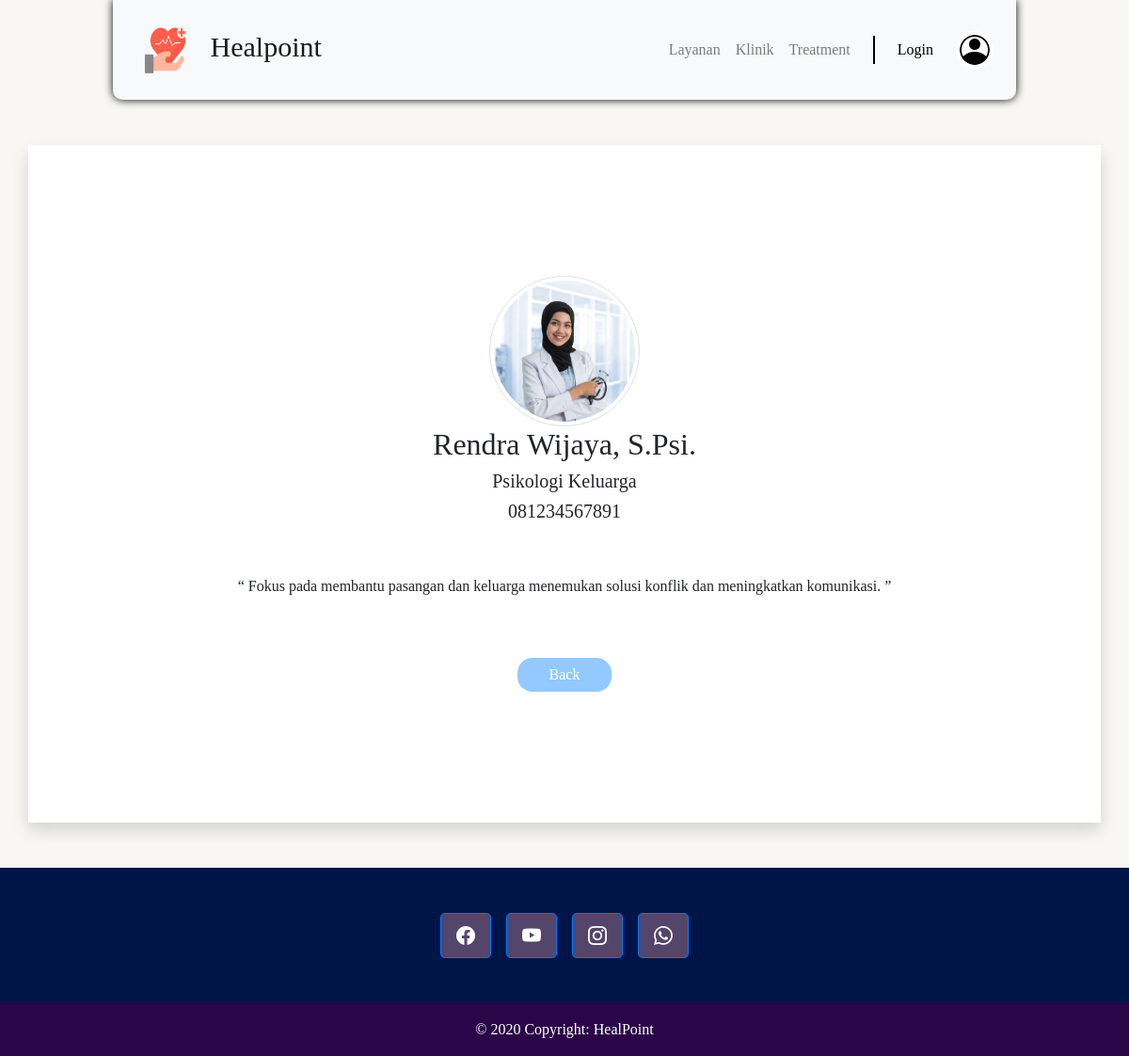
The page /lihatprofile.php?id=2 on the database its author committed.
### tables this page shows
CREATE TABLE `psychologists` (
  `id` int(11) NOT NULL,
  `name` varchar(255) DEFAULT NULL,
  `specialization` varchar(255) DEFAULT NULL,
  `bio` text DEFAULT NULL,
  `contact` varchar(20) DEFAULT NULL
);

### lihatprofile.php (the view, shortened to what this page needs)
<?php
    include './inc/inc_header.php';
    require_once "./inc/inc_connection.php";
    if (isset($_GET['id'])) {
        $id = intval($_GET['id']);
        $sql = "SELECT id, name, specialization, bio, contact,
                       (SELECT image_path FROM psychologist_images WHERE psychologist_id = psychologists.id LIMIT 1) as image_path
                FROM psychologists
                WHERE id = ?";
        $stmt = $koneksi->prepare($sql);
        $stmt->bind_param("i", $id);
        $stmt->execute();
        $result = $stmt->get_result();
        if ($result->num_rows > 0) {
            $row = $result->fetch_assoc();
            $name = htmlspecialchars($row['name']);
            $specialization = htmlspecialchars($row['specialization']);
            $bio = htmlspecialchars($row['bio']);
            $contact = htmlspecialchars($row['contact']);
            $imagePath = $row['image_path'] ? htmlspecialchars($row['image_path']) : 'https://via.placeholder.com/150';
        } else {
            echo "<p class='text-center'>Psikolog tidak ditemukan.</p>";
            exit;
        }
    } else {
        echo "<p class='text-center'>ID Psikolog tidak ditemukan.</p>";
        exit;
    }
?>
    <section>
        <div class="container-fluid my-5" style=" display: flex; align-items: center;">
            <div class="container container-profile bg-white border-rounded shadow">
                <img src="<?php echo $imagePath; ?>" class="img-thumbnail picture-view" alt="Psikolog Image">
                <h2 class="psikologis-name">
                <?php echo $name; ?>
                </h2>
                <h5 class="specialization">
                 <?php echo $specialization; ?>
                </h5>
                <h5 class="contact">
                <?php echo $contact; ?>
                </h5>
                 <div class=" my-5 bg-white">
                    <q class="bio">
                    <?php echo $bio; ?>
                    </q>
                </div>
                <div class="contact-person mt-3">
                    <a href="klinikpage.php" class="btn btn-primary" style="background-color:#92C9FF; width:100px; border:none; border-radius: 16px;">Back</a>
                </div>
            </div>
        </div>
    </section>
<?php
    include './inc/inc_footer.php';
?>

### style.css (style rules this page uses)
*, html { font-family: Poppins; }
body { background-color: #F8F7F3; font-family: "Inria Sans", serif; overflow: -moz-scrollbars-none; -ms-overflow-style: none; scrollbar-width: none; }
.container-profile { min-height: 90vh; display: flex; justify-content: center; align-items: center; flex-direction: column; }
.picture-view { width: 10rem; height: 10rem; object-fit: cover; border-radius: 50%; }

### rows shown on the page
psychologists: name "Rendra Wijaya, S.Psi.", specialization "Psikologi Keluarga", contact "081234567891", bio "Fokus pada membantu pasangan dan keluarga menemukan solusi konflik dan meningkatkan komunikasi."
